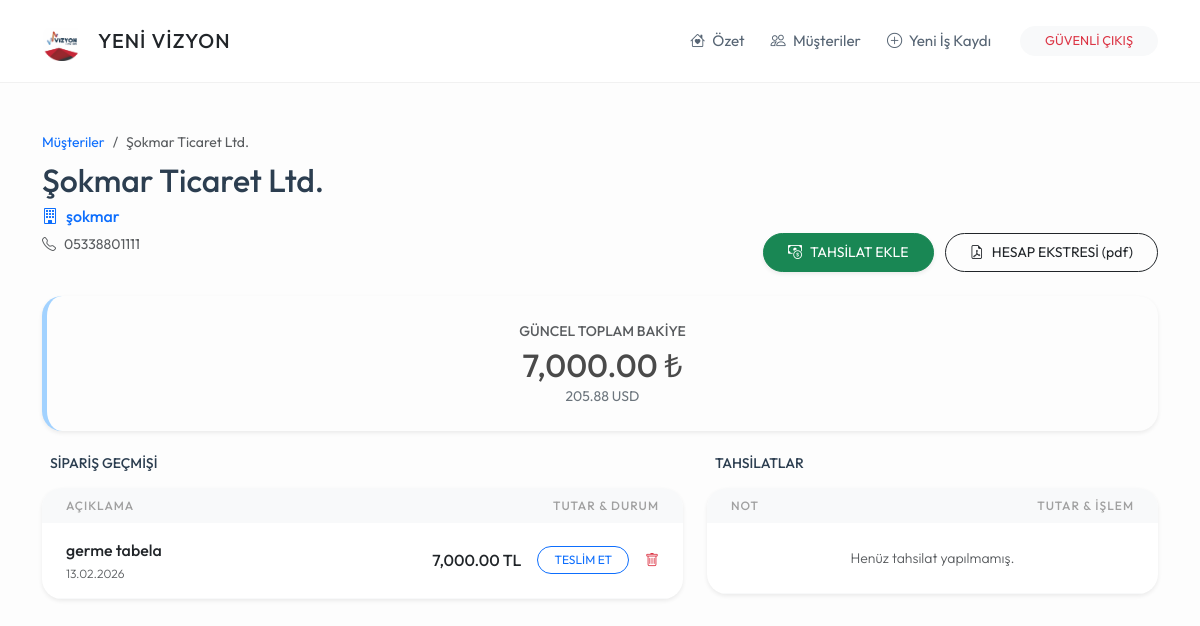
Screenshot of /musteri/1 (signed in) with the database file from the repository.
### models.py (models this page shows)
class Musteri(db.Model):
    id = db.Column(db.Integer, primary_key=True)
    ad_soyad = db.Column(db.String(100), nullable=False)
    telefon = db.Column(db.String(20))
    isyeri_adi = db.Column(db.String(200))
    isyeri_adresi = db.Column(db.Text)
    durum = db.Column(db.String(20), default='Aktif')
    isler = db.relationship('IsKaydi', backref='sahibi', lazy=True)
    odemeler = db.relationship('Odeme', backref='musteri', lazy=True)

class IsKaydi(db.Model):
    id = db.Column(db.Integer, primary_key=True)
    is_tanimi = db.Column(db.String(200), nullable=False)
    toplam_bedel = db.Column(db.Float, nullable=False, default=0.0)
    para_birimi = db.Column(db.String(5), default='TL')
    maliyet = db.Column(db.Float, default=0.0)
    teslim_tarihi = db.Column(db.String(20))
    durum = db.Column(db.String(20), default='Devam Ediyor')
    kayit_tarihi = db.Column(db.DateTime, default=datetime.now)
    musteri_id = db.Column(db.Integer, db.ForeignKey('musteri.id'), nullable=False)

### routes/musteri_isleri.py (the view)
@musteri_bp.route('/musteri/<int:id>')
def musteri_detay(id):
    if 'logged_in' not in session: return redirect(url_for('genel.index'))
    m = Musteri.query.get_or_404(id)
    net_tl = sum(i.toplam_bedel * GUNCEL_KURLAR.get(i.para_birimi, 1.0) for i in m.isler) - sum(o.tutar * o.kur_degeri for o in m.odemeler)
    return render_template('musteri_detay.html', musteri=m, toplam_tl=round(net_tl, 2), toplam_usd=round(net_tl / GUNCEL_KURLAR.get('USD', 1.0), 2), kurlar=GUNCEL_KURLAR)

### templates/musteri_detay.html (shortened to what this page needs)
{% extends "base.html" %}
{% block content %}
<div class="row g-4 mb-4">
    <div class="col-md-7">
        <nav aria-label="breadcrumb">
            <ol class="breadcrumb mb-2">
                <li class="breadcrumb-item small"><a href="/musteriler" class="text-decoration-none">Müşteriler</a></li>
                <li class="breadcrumb-item small active">{{ musteri.ad_soyad }}</li>
            </ol>
        </nav>
        <h2 class="mb-1 fw-bold">{{ musteri.ad_soyad }}</h2>
        {% if musteri.isyeri_adi %}
        <p class="text-primary fw-medium mb-1"><i class="bi bi-building me-2"></i>{{ musteri.isyeri_adi }}</p>
        {% endif %}
        <p class="text-muted small mt-1"><i class="bi bi-telephone me-2"></i>{{ musteri.telefon or '-' }}</p>
    </div>
    <div class="col-md-5 text-md-end align-self-end mt-3 mt-md-0">
        <button class="btn btn-success btn-sm rounded-pill px-4 py-2 me-2 shadow-sm" data-bs-toggle="modal" data-bs-target="#odemeEkleModal">
            <i class="bi bi-cash-coin me-2"></i>TAHSİLAT EKLE
        </button>
        <a href="/pdf_indir/{{ musteri.id }}" class="btn btn-outline-dark btn-sm rounded-pill px-4 py-2">
            <i class="bi bi-file-earmark-pdf me-2"></i>HESAP EKSTRESİ (pdf)
        </a>
    </div>
</div>
<div class="row g-4">
    <div class="col-12">
        <div class="card card-custom text-center border-0 shadow-sm" style="background: #fdfdfd; border-left: 5px solid #a2d2ff !important;">
            <div class="text-uppercase small fw-medium text-muted mb-1">GÜNCEL TOPLAM BAKİYE</div>
            <div class="h2 mb-0" style="color: #4a4a4a;">{{ "{:,.2f}".format(toplam_tl) }} ₺</div>
            <div class="small text-secondary">{{ "{:,.2f}".format(toplam_usd) }} USD</div>
        </div>
    </div>
    <div class="col-lg-7">
        <div class="d-flex justify-content-between align-items-center mb-3 px-2">
            <h5 class="mb-0 small fw-bold text-uppercase">Sipariş Geçmişi</h5>
        </div>
        <div class="card card-custom p-0 overflow-hidden border-0 shadow-sm">
            <table class="table table-hover align-middle mb-0">
                <thead>
                    <tr class="bg-light">
                        <th class="ps-4">Açıklama</th>
                        <th class="text-end pe-4">Tutar & Durum</th>
                    </tr>
                </thead>
                <tbody>
                    {% for is in musteri.isler %}
                    <tr>
                        <td class="ps-4">
                            <div class="fw-medium text-dark">{{ is.is_tanimi }}</div>
                            <div style="font-size: 0.75rem;" class="text-muted">{{ is.kayit_tarihi.strftime('%d.%m.%Y') }}</div>
                        </td>
                        <td class="text-end pe-4">
                            <div class="d-flex justify-content-end align-items-center gap-3">
                                <span class="fw-medium">{{ "{:,.2f}".format(is.toplam_bedel) }} {{ is.para_birimi }}</span>
                                {% if is.durum == 'Devam Ediyor' %}
                                    <a href="/is_teslim_et/{{ is.id }}" class="btn btn-sm btn-outline-primary rounded-pill px-3 py-1" style="font-size: 0.75rem;">
                                        TESLİM ET
                                    </a>
                                {% else %}
                                    <span class="badge bg-success rounded-pill px-2 py-1 fw-normal" style="font-size: 0.7rem;">
                                        <i class="bi bi-check-lg me-1"></i>TESLİM EDİLDİ
                                    </span>
                                    <a href="/is_durum_geri_al/{{ is.id }}" class="text-muted small" title="Geri Al (Devam Ediyor yap)"><i class="bi bi-arrow-counterclockwise"></i></a>
                                {% endif %}
                                <a href="/is_sil/{{ is.id }}" onclick="return confirm('Bu iş kaydını silmek istediğinize emin misiniz? Bakiyeden düşülecektir.');" class="text-danger small"><i class="bi bi-trash"></i></a>
                            </div>
                        </td>
                    </tr>
                    {% endfor %}
                </tbody>
            </table>
        </div>
    </div>
    <div class="col-lg-5">
        <div class="d-flex justify-content-between align-items-center mb-3 px-2">
            <h5 class="mb-0 small fw-bold text-uppercase">Tahsilatlar</h5>
        </div>
        <div class="card card-custom p-0 overflow-hidden border-0 shadow-sm">
            <table class="table table-hover align-middle mb-0">
                <thead>
                    <tr class="bg-light">
                        <th class="ps-4">Not</th>
                        <th class="text-end pe-4">Tutar & İşlem</th>
                    </tr>
                </thead>
                <tbody>
                    {% if not musteri.odemeler %}
                    <tr><td colspan="2" class="text-center py-4 text-muted small">Henüz tahsilat yapılmamış.</td></tr>
                    {% endif %}
                </tbody>
            </table>
        </div>
    </div>
</div>
{% endblock %}

### templates/base.html (style rules this page uses)
:root { --yvr-bg: #fdfdfd; --yvr-card-bg: #ffffff; --yvr-primary: #a2d2ff; --yvr-secondary: #bde0fe; --yvr-accent: #ffafcc; --yvr-text: #576574; --yvr-text-dark: #2c3e50; }
body { background-color: var(--yvr-bg); font-family: 'Outfit', sans-serif; color: var(--yvr-text); font-weight: 400; line-height: 1.6; }
h1, h2, h3, h4, h5, .fw-bold { font-weight: 500 !important; color: var(--yvr-text-dark); }
.card-custom { background: var(--yvr-card-bg); border-radius: 20px; border: none; box-shadow: 0 10px 30px rgba(0,0,0,0.02); padding: 1.5rem; }
.table { --bs-table-bg: transparent; }
.table thead th { font-weight: 500; text-transform: uppercase; font-size: 0.75rem; letter-spacing: 1px; color: #a0a0a0; border: none; }
.table td { border-bottom: 1px solid #f8f9fa; padding: 15px 10px; font-weight: 300; }

### rows the page displays
Musteri: ad_soyad "Şokmar Ticaret Ltd.", isyeri_adi "şokmar", telefon "05338801111"
IsKaydi: is_tanimi "germe tabela", kayit_tarihi "13.02.2026", toplam_bedel "7,000.00", para_birimi "TL"

### other values shown
{{ "{:,.2f}".format(toplam_tl) }} "7,000.00"
{{ "{:,.2f}".format(toplam_usd) }} "205.88"
